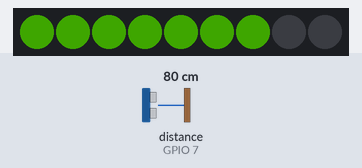
Bench run of a program on a simulated Seeed XIAO ESP32-S3. Shown: 9 RGB LEDs in strip order, left to right. Wiring (inferred from the names in the program): ultrasonic range finder: trigger GPIO 7; echo GPIO 7. The test bench sets the inputs (shaded band); at power-on: distance to the obstacle (sensor on GPIO 7) 80 cm. The echo pulse lasts 58.3 µs per cm; dim RGB values are drawn brighter than linear; what the program prints to the serial monitor is not drawn.

Above: at 5.9 s.
6.0 s: distance to the obstacle (sensor on GPIO 7) set to 35 cm
At 6.7 s:
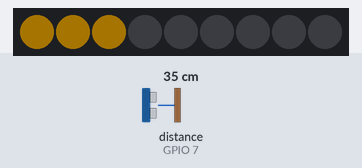
7.7 s: distance to the obstacle (sensor on GPIO 7) set to 60 cm
At 9.1 s:
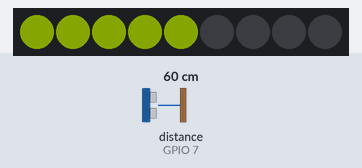
9.4 s: distance to the obstacle (sensor on GPIO 7) set to 2 cm
At 10.5 s:
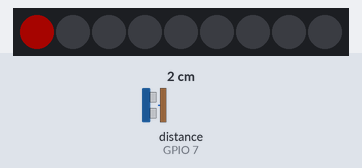
11.1 s: distance to the obstacle (sensor on GPIO 7) set to 18 cm
At 11.9 s:
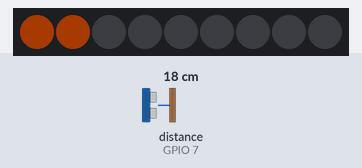
Timing chart, 0 to 13.8 s (numbered marks = the images above; inputs shaded):
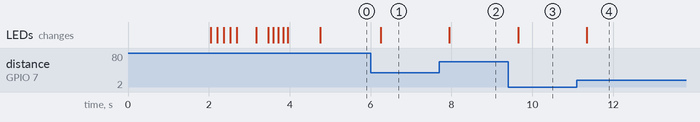

The program:

main.cpp
```cpp
/*
 * 未来科技盒 3.0 - 超声波距离映射 RGB LED
 *
 * 功能说明：
 *   超声波传感器检测 0~100cm 范围内的距离，映射到 9 个 RGB LED 上：
 *   - 约 100cm 时 → 9 颗灯全亮（最远，绿色）
 *   - 约 50cm 时  → 5 颗灯亮（中间，黄色过渡）
 *   - 约 11cm 时  → 1 颗灯亮（最近，红色）
 *   - 靠得越近，亮的灯越少
 *   - 超出 100cm → 全灭
 *
 *   额外效果：灯光颜色从绿(远)→黄(中)→红(近)渐变，直观显示距离
 *
 * 硬件连接：
 *   - 超声波传感器 → 接口2 (GPIO7 - Grove 单总线 SIG 模式)
 *   - RGB LED 矩阵 → GPIO33 (WS2812 × 9)
 *
 * 硬件版本：未来科技盒 3.0 (ESP32-S3 QFN56 + CH343 USB转串口)
 */

#include <Arduino.h>
#include <Adafruit_NeoPixel.h>
#include "pins.h"

// ============================================
// RGB LED 配置
// ============================================
#define BRIGHTNESS  40  // 亮度 (0-255)，建议20-50避免刺眼

Adafruit_NeoPixel strip(NUM_LEDS, RGB_PIN, NEO_GRB + NEO_KHZ800);

// ============================================
// 超声波配置
// ============================================
const float MAX_DISTANCE = 100.0;  // 最大映射距离 (cm)
const float MIN_DISTANCE = 2.0;    // 最小有效距离 (cm)

// 平滑滤波
const int FILTER_SIZE = 5;         // 中值滤波采样数
float filterBuffer[FILTER_SIZE];
int filterIndex = 0;
int filterCount = 0;               // 当前缓冲区中有效数据个数

// 无效测量连续计数（用于判断是否真的超出范围）
int invalidCount = 0;
const int INVALID_THRESHOLD = 5;   // 连续5次无效才判定为超出范围

// ============================================
// 超声波测距函数 (Grove 单总线 SIG 模式)
// ============================================
// 单线超声波：只使用 GPIO7 一个引脚，既做 Trig 又做 Echo
// 时序：先输出 10μs 高电平触发，然后切换为输入读取回波脉宽
float readUltrasonic() {
  // Step 1: 发送触发脉冲
  pinMode(ULTRASONIC_PIN, OUTPUT);
  digitalWrite(ULTRASONIC_PIN, LOW);
  delayMicroseconds(2);
  digitalWrite(ULTRASONIC_PIN, HIGH);
  delayMicroseconds(10);
  digitalWrite(ULTRASONIC_PIN, LOW);

  // Step 2: 切换为输入，读取回波
  pinMode(ULTRASONIC_PIN, INPUT);
  long duration = pulseIn(ULTRASONIC_PIN, HIGH, 30000);  // 超时 30ms（约 5m）

  // Step 3: 计算距离
  if (duration == 0) {
    return -1;  // 超时，无有效回波
  }

  float distance = duration / 58.0;  // 标准公式：距离(cm) = 脉冲时间(μs) / 58

  // 有效范围检查
  if (distance < MIN_DISTANCE || distance > 400) {
    return -1;
  }

  return distance;
}

// ============================================
// 中值滤波 - 消除超声波偶发跳变
// ============================================
float medianFilter(float newValue) {
  filterBuffer[filterIndex] = newValue;
  filterIndex = (filterIndex + 1) % FILTER_SIZE;
  if (filterCount < FILTER_SIZE) filterCount++;

  // 复制到临时数组排序
  float sorted[FILTER_SIZE];
  for (int i = 0; i < filterCount; i++) {
    sorted[i] = filterBuffer[i];
  }

  // 简单冒泡排序（数组很小，开销可忽略）
  for (int i = 0; i < filterCount - 1; i++) {
    for (int j = 0; j < filterCount - 1 - i; j++) {
      if (sorted[j] > sorted[j + 1]) {
        float tmp = sorted[j];
        sorted[j] = sorted[j + 1];
        sorted[j + 1] = tmp;
      }
    }
  }

  return sorted[filterCount / 2];  // 取中值
}

// ============================================
// 测距 + 滤波
// ============================================
float measureDistance() {
  float raw = readUltrasonic();

  if (raw < 0) {
    invalidCount++;
    // 连续多次无效才返回 -1，偶发无效则沿用上次有效值
    if (invalidCount >= INVALID_THRESHOLD) {
      return -1;
    }
    return -2;  // 表示"偶发无效，不更新显示"
  }

  // 有效测量，重置无效计数
  invalidCount = 0;
  return medianFilter(raw);
}

// ============================================
// 距离映射到 LED 数量 (0~9)
// ============================================
// 100cm → 9灯, 靠近 → 灯变少, 超出100cm → 0灯
int distanceToLEDCount(float distance) {
  if (distance < 0) return 0;            // 无效测量
  if (distance > MAX_DISTANCE) return 0;  // 超出范围

  // 将 MIN_DISTANCE~100cm 线性映射到 1~9 颗灯
  // distance ≈ 2cm   → 1颗 (最近，至少亮1颗)
  // distance = 100cm  → 9颗 (最远)
  int count = (int)((distance / MAX_DISTANCE) * 8.0) + 1;

  // 限制范围
  if (count < 1) count = 1;
  if (count > 9) count = 9;

  return count;
}

// ============================================
// 根据距离计算灯光颜色 (绿→黄→红 渐变)
// ============================================
// 远(100cm) = 绿色, 中(50cm) = 黄色, 近(0cm) = 红色
uint32_t getDistanceColor(float distance) {
  if (distance < 0) distance = 0;
  if (distance > MAX_DISTANCE) distance = MAX_DISTANCE;

  // 归一化到 0.0~1.0 (0=最近, 1=最远)
  float ratio = distance / MAX_DISTANCE;

  uint8_t r, g;

  if (ratio < 0.5) {
    // 近距离: 红 → 黄 (红满，绿从0增到255)
    r = 255;
    g = (uint8_t)(ratio * 2.0 * 255);
  } else {
    // 远距离: 黄 → 绿 (红从255减到0，绿满)
    r = (uint8_t)((1.0 - ratio) * 2.0 * 255);
    g = 255;
  }

  return strip.Color(r, g, 0);
}

// ============================================
// 更新 LED 显示
// ============================================
void updateLEDs(int count, float distance) {
  uint32_t color = getDistanceColor(distance);

  strip.clear();

  // 从 LED0 开始，点亮 count 颗
  for (int i = 0; i < count; i++) {
    strip.setPixelColor(i, color);
  }

  strip.show();
}

// ============================================
// 非阻塞定时变量
// ============================================
unsigned long lastMeasureTime = 0;
const unsigned long MEASURE_INTERVAL = 100;  // 每100ms测量一次（超声波推荐间隔≥100ms）

float currentDistance = -1;
float lastValidDistance = 50.0;  // 上次有效距离，用于颜色计算
int currentLEDCount = 0;

// ============================================
// 开机自检动画
// ============================================
void startupAnimation() {
  // 逐个点亮（彩虹扫描效果）
  for (int i = 0; i < NUM_LEDS; i++) {
    uint16_t hue = (i * 65536L / NUM_LEDS);
    strip.setPixelColor(i, strip.gamma32(strip.ColorHSV(hue, 255, 255)));
    strip.show();
    delay(80);
  }
  delay(400);

  // 全部闪烁一下绿色表示就绪
  for (int i = 0; i < NUM_LEDS; i++) {
    strip.setPixelColor(i, strip.Color(0, 255, 0));
  }
  strip.show();
  delay(300);

  // 逐个熄灭
  for (int i = NUM_LEDS - 1; i >= 0; i--) {
    strip.setPixelColor(i, 0);
    strip.show();
    delay(60);
  }
  delay(200);
}

// ============================================
// setup
// ============================================
void setup() {
  Serial.begin(115200);
  delay(2000);  // ESP32-S3 USB 枚举等待（CH343 也需要时间稳定）

  Serial.println();
  Serial.println("========================================");
  Serial.println("  未来科技盒 3.0 - 超声波距离映射RGB LED");
  Serial.println("========================================");
  Serial.println("硬件版本: 3.0 (ESP32-S3 + CH343)");
  Serial.println("超声波接口: 接口2 (GPIO7, Grove单总线SIG)");
  Serial.println("RGB LED:    GPIO33 (WS2812 x9)");
  Serial.println();
  Serial.println("映射规则 (越远灯越多, 颜色渐变):");
  Serial.println("  ~11cm  → 1颗灯 (红色-危险)");
  Serial.println("  ~22cm  → 2颗灯");
  Serial.println("  ~33cm  → 3颗灯");
  Serial.println("  ~44cm  → 4颗灯");
  Serial.println("  ~55cm  → 5颗灯 (黄色-注意)");
  Serial.println("  ~66cm  → 6颗灯");
  Serial.println("  ~77cm  → 7颗灯");
  Serial.println("  ~88cm  → 8颗灯");
  Serial.println("  ~100cm → 9颗灯 (绿色-安全)");
  Serial.println("  >100cm → 全灭 (超出范围)");
  Serial.println("========================================");

  // 初始化 RGB LED
  strip.begin();
  strip.setBrightness(BRIGHTNESS);
  strip.clear();
  strip.show();  // 初始全灭

  // 开机自检动画
  startupAnimation();

  // 初始化滤波缓冲区
  for (int i = 0; i < FILTER_SIZE; i++) {
    filterBuffer[i] = 0;
  }

  // 预热：丢弃前几次不稳定的测量
  Serial.println("超声波预热中...");
  for (int i = 0; i < 5; i++) {
    readUltrasonic();
    delay(100);
  }

  Serial.println("初始化完成，开始测距...");
  Serial.println();
}

// ============================================
// loop
// ============================================
void loop() {
  unsigned long now = millis();

  // 非阻塞定时测量（100ms 间隔，超声波推荐值）
  if (now - lastMeasureTime >= MEASURE_INTERVAL) {
    lastMeasureTime = now;

    // 测量距离（含中值滤波）
    currentDistance = measureDistance();

    // -2 表示偶发无效，跳过本次不更新显示
    if (currentDistance == -2) {
      Serial.println("距离: ... (偶发无效，保持当前显示)");
      return;
    }

    // 映射到 LED 数量
    currentLEDCount = distanceToLEDCount(currentDistance);

    // 记录有效距离（用于颜色计算）
    if (currentDistance > 0) {
      lastValidDistance = currentDistance;
    }

    // ★ 每次都更新 LED 显示（即使数量相同，颜色可能变化）
    updateLEDs(currentLEDCount, currentDistance > 0 ? currentDistance : 0);

    // 串口输出
    if (currentDistance > 0) {
      Serial.printf("距离: %6.1f cm → LED: %d 颗", currentDistance, currentLEDCount);

      // 可视化进度条
      Serial.print("  [");
      for (int i = 0; i < 9; i++) {
        if (i < currentLEDCount) {
          Serial.print("●");
        } else {
          Serial.print("○");
        }
      }
      Serial.println("]");
    } else {
      Serial.println("距离: --- (超出范围/无回波) → LED: 0 颗  [○○○○○○○○○]");
    }
  }
}
```

pins.h
```cpp
#ifndef PINS_H
#define PINS_H

// ============================================
// 未来科技盒 3.0 引脚定义
// ============================================

// --- RGB LED 矩阵 (WS2812) ---
#define RGB_PIN     33    // RGB LED 数据总线引脚
#define NUM_LEDS    9     // 3×3 = 9个LED

// --- 按键 ---
#define KEY_A       21    // 按键A (按下LOW)
#define KEY_B       0     // 按键B/BOOT (按下LOW)

// --- 超声波传感器 (接口2) ---
// 接口2 有两个引脚: GPIO7, GPIO8
// Grove 单总线超声波: 只使用一个引脚 (Trig和Echo共用)
#define ULTRASONIC_PIN  7  // 接口2-GPIO7 (Grove单总线超声波)

// --- 接口2 备用引脚 (如使用4线超声波模块) ---
// #define ULTRASONIC_TRIG  7   // 接口2-GPIO7
// #define ULTRASONIC_ECHO  8   // 接口2-GPIO8

#endif // PINS_H
```

Measured:
- after the input at 6.0 s, the LEDs: change after 0.25 s (image 1)
- after the input at 7.7 s, the LEDs: change after 0.25 s (image 2)
- after the input at 9.4 s, the LEDs: change after 0.25 s (image 3)
- after the input at 11.1 s, the LEDs: change after 0.25 s (image 4)
